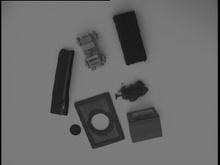
%> input picture Simple Object Recognition System/reg3.jpg, 220 x 165 px, shrunk from 320 x 240 before the run
$ octave --eval "prog1('../Simple Object Recognition System/reg3.jpg');"   (GNU Octave 9; MATLAB toolbox functions it lacks are replaced by stand-ins)
%> lines starting %> are read from the running program, lines starting %| are printed output that depends on the picture; in (x1, y1, x2, y2) boxes, pixels count from 0 and x2, y2 are one past the last pixel; in counts of white or black regions, pixels touching at a corner belong together; the program's own positions count from 1
function prog1(ip)
    %read and plot the original image
    I=imread(ip);
%> I is the input picture: size 165x220 uint8; min 0, max 132, mean 105.9
    subplot(339),imshow(I),title('Original Image');

    %convert the original image to grayscale
    I=rgb2gray(I);
    row = size(I,1);
%> row = 165
    col = size(I,2);
%> col = 220

    %Roberts and Sobel operators
    RobertX = [0 1;-1 0];
    RobertY = [1 0;0 -1];
    SobelX = [-1 0 1;-2 0 2;-1 0 1];
    SobelY = [1 2 1;0 0 0;-1 -2 -1];

    %Rimg is the padded image of the grayscale
    %Rmag and Rdir are the Roberts magnitude and direction images
    Rimg = zeros(row+1,col+1);
    Rimg(1:row,1:col) = I;
    Rmag = zeros(row,col);
    Rdir = zeros(row,col);

    %convolute the Roberts operator with the Rimg
    for i=1:row
        for j=1:col
            magX = sum(sum(RobertX.*Rimg(i:i+1,j:j+1)));
            magY = sum(sum(RobertY.*Rimg(i:i+1,j:j+1)));
            Rmag(i,j) = sqrt(magX^2 + magY^2);
            Rdir(i,j) = atan2(magY,magX);
        end
    end
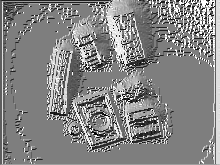
%> Rdir: size 165x220 double; min -3.11, max 3.14, mean 0.161; drawn with min black and max white
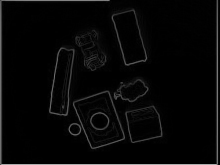
%> Rmag: size 165x220 double; min 0, max 173.9, mean 7.1

    %scale the values so that they lie between 0 and 1
    Rmag = mat2gray(Rmag,[min(Rmag(:)) max(Rmag(:))]);
    Rdir = mat2gray(Rdir,[min(Rdir(:)) max(Rdir(:))]);

    %Plotting and writing back the images to the current folder
    subplot(331),imshow(Rmag),title('Roberts Magnitude Image');
    subplot(332),imshow(Rdir),title('Roberts Direction Image');
    imwrite(Rmag, 'Roberts Magnitude Image.png');
    imwrite(Rdir, 'Roberts Direction Image.png');

    %Thresholding of Rmag. Plotting it and writing back to the current folder
    Rmag_threshold=threshold(floor(Rmag*255));
%> after the loop in threshold, `for i=1:size(img,1)`:
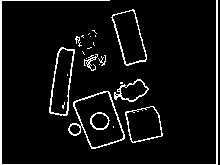
%> img: size 165x220 double; 6.8% white in thin lines or dots
    subplot(333),imshow(Rmag_threshold),title('Roberts Threshold Image');
    imwrite(Rmag_threshold, 'Roberts Threshold Image.png');

    %Simg is the padded image of the grayscale
    %Smag and Sdir are the Sobel magnitude and direction images
    Simg = zeros(row+2,col+2);
    Simg(2:row+1,2:col+1) = I;
    Smag = zeros(row,col);
    Sdir = zeros(row,col);

    %convolute the Sobel operator with the Simg
    for i=1:row
        for j=1:col
            magX = sum(sum(SobelX.*Simg(i:i+2,j:j+2)));
            magY = sum(sum(SobelY.*Simg(i:i+2,j:j+2)));
            Smag(i,j) = sqrt(magX^2 + magY^2);
            Sdir(i,j) = atan2(magY,magX);
        end
    end
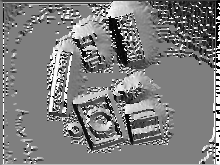
%> Sdir: size 165x220 double; min -3.14, max 3.14, mean -0.031; drawn with min black and max white
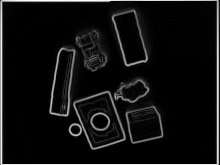
%> Smag: size 165x220 double; min 0, max 524, mean 34.9; drawn with min black and max white

    %scale the values so that they lie between 0 and 1
    Smag = mat2gray(Smag,[min(Smag(:)) max(Smag(:))]);
    Sdir = mat2gray(Sdir,[min(Sdir(:)) max(Sdir(:))]);

    %Plotting and writing back the images to the current folder
    subplot(334),imshow(Smag),title('Sobel Magnitude Image');
    subplot(335),imshow(Sdir),title('Sobel Direction Image');
    imwrite(Smag, 'Sobel Magnitude Image.png');
    imwrite(Sdir, 'Sobel Direction Image.png');

    %Thresholding of Smag. Plotting it and writing back to the current folder
    Smag_threshold=threshold(floor(Smag*255));
%> after the loop in threshold (call 2), `for i=1:size(img,1)`: img: size 165x220 double; 11% white; 33 white regions (23 under 20 px), largest, box (x1, y1, x2, y2) and area: (0, 0, 219, 165) 1524, (68, 91, 126, 150) 528, (49, 47, 76, 117) 424
    subplot(336),imshow(Smag_threshold),title('Sobel Threshold Image');
    imwrite(Smag_threshold, 'Sobel Threshold Image.png');

    %STENTIFORD THINNING ALGORITHM
    %store Rmag ans Smag in cell array so that we can traverse and thin both
    images{1} = Rmag_threshold;
    images{2} = Smag_threshold;
    for count = 1:2
%> this loop made 2 passes; what is shown inside it comes from the first
        %op is the output image
        op=zeros(row+2,col+2);
        %op1 is the image which keeps track of marked pixels to delete
        op1=zeros(row+2,col+2);
        %now op is the padded image of the magnitide image
        op(2:row+1,2:col+1)=images{count};
%> op: size 167x222 double; 6.7% white in thin lines or dots
        %Template T1 in Stentiford Thinning algorithm
        template = [-1,0,-1;-1,255,-1;-1,255,-1];
        %no_changes keeps track of chagnes to op1 image
        no_changes=0;
        itr=0;
        %iterate until there are no changes with the four templates consecutively
        %I iterate for 8 consecutive no_changes to be on safer side
        while (no_changes < 8)
            itr=itr+1;
            for i=1:row
                for j=1:col
                    match=0;
                    %checks whether T1 or T3 matches with image window
                    if (itr==1 || itr==3) & (op(i:i+2,j+1)==template(1:3,2))
                        match=1;
                    %checks whether T2 or T4 matches with image window
                    elseif (itr==2 || itr==4) & (op(i+1,j:j+2)==template(2,1:3))
                        match=1;
                    end
                    %If the template matches calculate connectivity and
                    %check if it is the end/lone pixel
                    if (match==1)
                        [connectVal,isEnd] = checkConnectandEnd(op(i:i+2,j:j+2));
                        if (connectVal==1) && (isEnd~=1)
                            %If it is not end/lone pixel and onnectivity is
                            % 1 then mark the pixel to delete
                            op1(i+1,j+1)=1;
                        end
                    end
                end
            end
            %find the positions in the op1 where the pixels were marked to delete
            pos = find(op1==1);
            %compute the change in op1 and update no_changes
            change = sum(sum(op1));
            if (change==0)
                no_changes = no_changes+1;
            else
                no_changes=0;
            end
            %Change the corresponding pixel values in output image op to 0
            op(pos)=0;
            %Initialize the op1 with zeros for a fresh start
            op1(pos)=0;
            %Generate next template in Stentiford
            template=rot90(template);
            if itr==5
                itr=1;
            end
        end
%> this loop made 15 passes
%> change on passes 1, 2, 3, 5, 8, 9, 10, 11, 12, 13, 14, 15: 360, 560, 13, 0, 0, 0, 0, 0, 0, 0, 0, 0
%> (pos, change) on passes 4, 6, 7: ([12577; 13988; 15094; 17600; 20298; 20300; 21644], 7), ([12900; 13407; 19471], 3), (19639, 1)
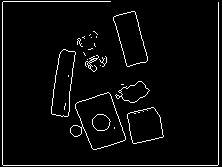
%> op: size 167x222 double; 4.1% white in thin lines or dots
%> op1: size 167x222 double; every value is 0
%> after the loop, connectVal = 2; isEnd = 0; itr = 3; no_changes = 8; template = [-1 -1 -1; 255 255 0; -1 -1 -1]
        %remove padding
        op=uint8(op(2:row+1,2:col+1));
%> op: size 165x220 uint8; 4.2% white in thin lines or dots
%> `prog1('../Simple Object Recognition System/reg3.jpg');`:
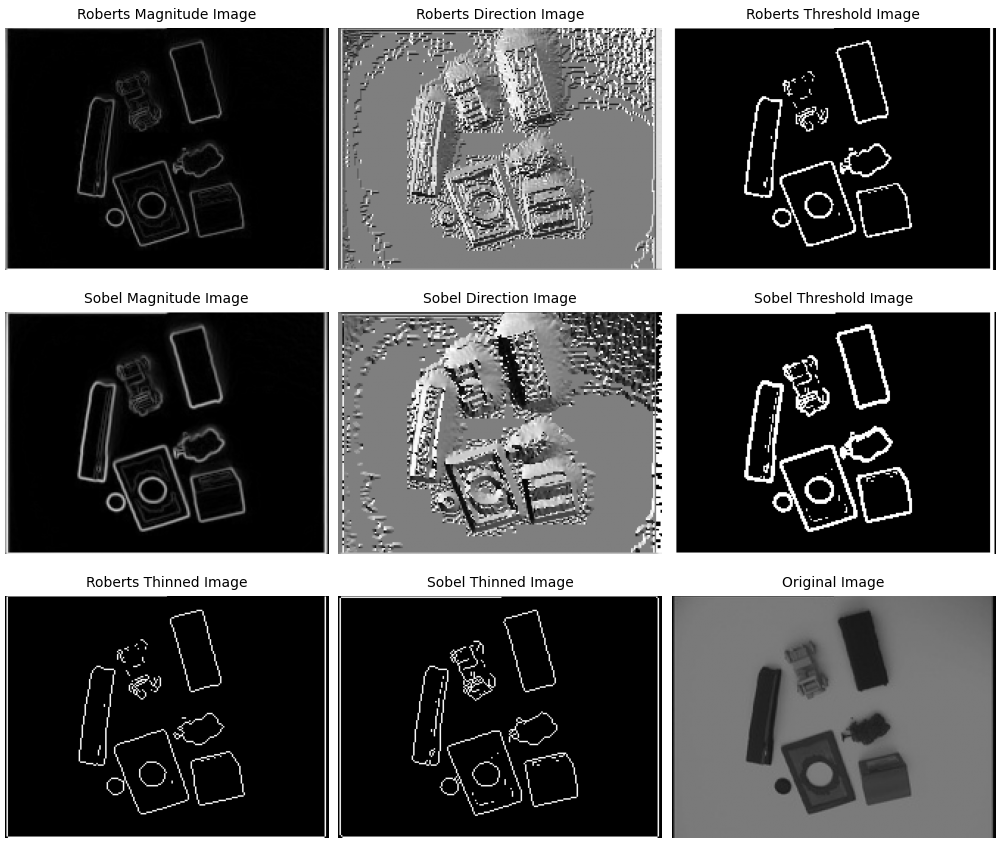
%> figure redrawn from the program's plot data, 9 panels
        if count==1
            %Plot the thinned Roberts image write back the image to current folder
            subplot(337),imshow(op),title('Roberts Thinned Image');
            imwrite(op, 'Roberts Thinned Image.png');
        else
            %Plot the thinned Sobels image write back the image to current folder
            subplot(338),imshow(op),title('Sobel Thinned Image');
            imwrite(op, 'Sobel Thinned Image.png');
        end
    end
end

%connectivity algorithm which counts the 8 connected components
function [connectVal,isEnd] = checkConnectandEnd(imgTemp)
    %store the pixel values starting from
    %center pixel and moving in a counterclock wise direction towards right
    N = [imgTemp(2,2) imgTemp(2,3) imgTemp(1,3) imgTemp(1,2) imgTemp(1,1) imgTemp(2,1) imgTemp(3,1) imgTemp(3,2) imgTemp(3,3)];
    N=N/255;
    %check if the pixel is a lone/end pixel
    if sum(N)-N(1)<2
        isEnd=1;
    else
        isEnd=0;
    end
    %Take complement of N
    for i=1:9
         N(i)=1-N(i);
    end
    %calculate connectivity using the connectivity formula given in the report
    connectVal = N(2)*(1-N(3)*N(4)) + N(4)*(1-N(5)*N(6)) + N(6)*(1-N(7)*N(8)) + N(8)*(1-N(9)*N(2));
end

%Select a threshold manually and segment the image into 2 classes (0 and 255)
function [img] = threshold(img)
    for i=1:size(img,1)
        for j=1:size(img,2)
            if(img(i,j)<40)
                img(i,j)=0;
            else
                img(i,j)=255;
            end
        end
    end
end
